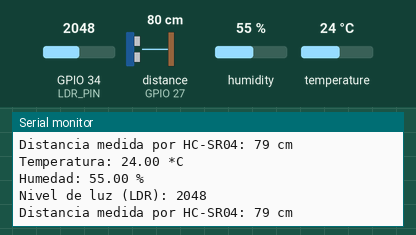
A sketch run on a simulated ESP32. On the bench: the last lines printed to the serial monitor. Wiring (inferred from the names in the program): ultrasonic range finder: trigger GPIO 26; echo GPIO 27. Inputs (shaded band) come from the test bench; at power-on: distance to the obstacle (sensor on GPIO 27) 80 cm, humidity 55 %, GPIO 34 (LDR_PIN) = 2048, temperature 24 °C. The echo pulse lasts 58.3 µs per cm.

Above: at 2.8 s.
2.9 s: distance to the obstacle (sensor on GPIO 27) set to 2 cm
At 5.2 s:
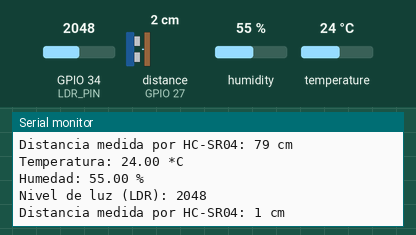
5.6 s: humidity set to 22 %
At 6.5 s:
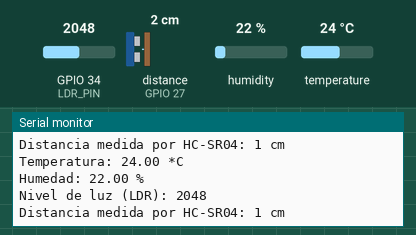
8.3 s: GPIO 34 (LDR_PIN) set to 2866
At 10.8 s:
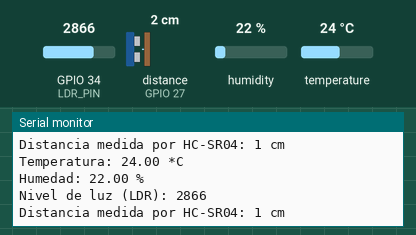
11.0 s: temperature set to 12 °C
13.7 s: distance to the obstacle (sensor on GPIO 27) set to 4 cm
At 15.3 s:
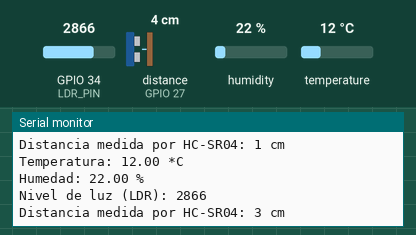
16.4 s: GPIO 34 (LDR_PIN) set to 3972
At 19.1 s:
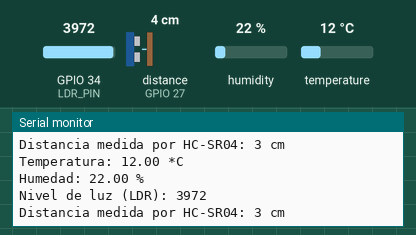
Timing chart, 0 to 20.1 s (numbered marks = the images above; inputs shaded):
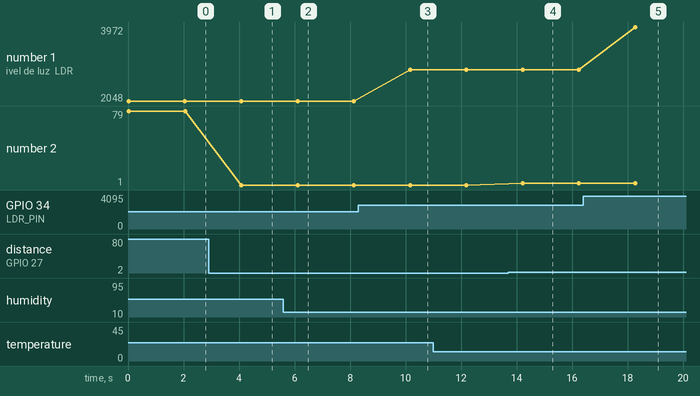

The sketch:

Proyecto.ino
```cpp
#include <DHT.h>
#define DHTPIN 4         // Pin digital donde está conectado el DHT11
#define DHTTYPE DHT11    // Tipo de sensor DHT11

#define LDR_PIN 34       // Pin analógico donde está conectado el LDR
#define TRIG_PIN 26      // Pin para el Trigger del HC-SR04
#define ECHO_PIN 27      // Pin para el Echo del HC-SR04

DHT dht(DHTPIN, DHTTYPE);  // Inicializa el sensor DHT11

void setup() {
  Serial.begin(115200);    // Inicializa la comunicación serie
  dht.begin();             // Inicializa el sensor DHT11
  pinMode(TRIG_PIN, OUTPUT);
  pinMode(ECHO_PIN, INPUT);
}

void loop() {
  // Lectura del DHT11
  float temperature = dht.readTemperature();
  float humidity = dht.readHumidity();

  // Verifica si las lecturas son válidas
  if (isnan(temperature) || isnan(humidity)) {
    Serial.println("Error al leer del DHT11");
  } else {
    Serial.print("Temperatura: ");
    Serial.print(temperature);
    Serial.println(" *C");

    Serial.print("Humedad: ");
    Serial.print(humidity);
    Serial.println(" %");
  }

  // Lectura del LDR
  int ldrValue = analogRead(LDR_PIN);   // Leer el valor del LDR (entre 0 y 4095)
  Serial.print("Nivel de luz (LDR): ");
  Serial.println(ldrValue);

  // Lectura del sensor ultrasónico HC-SR04
  long duration, distance;

  // Enviar un pulso de Trigger
  digitalWrite(TRIG_PIN, LOW);
  delayMicroseconds(2);
  digitalWrite(TRIG_PIN, HIGH);
  delayMicroseconds(10);
  digitalWrite(TRIG_PIN, LOW);

  // Leer el tiempo que tarda el pulso en regresar
  duration = pulseIn(ECHO_PIN, HIGH);

  // Calcular la distancia en cm (velocidad del sonido: 34300 cm/s)
  distance = duration * 0.034 / 2;

  Serial.print("Distancia medida por HC-SR04: ");
  Serial.print(distance);
  Serial.println(" cm");

  // Espera de 2 segundos antes de la siguiente lectura
  delay(2000);
}
```

Measured:
- after the input at 2.9 s, the serial monitor: prints a new line after 1.2 s (image 1)
- after the input at 5.6 s, the serial monitor: prints a new line after 0.51 s (image 2)
- after the input at 8.3 s, the serial monitor: prints a new line after 1.9 s (image 3)
- after the input at 13.7 s, the serial monitor: prints a new line after 0.52 s (image 4)
- after the input at 16.4 s, the serial monitor: prints a new line after 1.9 s (image 5)
- plotted number 1: 2048 → 2866 after the input at 8.3 s, 2866 → 3972 after the input at 16.4 s
- plotted number 2: 79 → 1 after the input at 2.9 s, 1 → 3 after the input at 13.7 s
